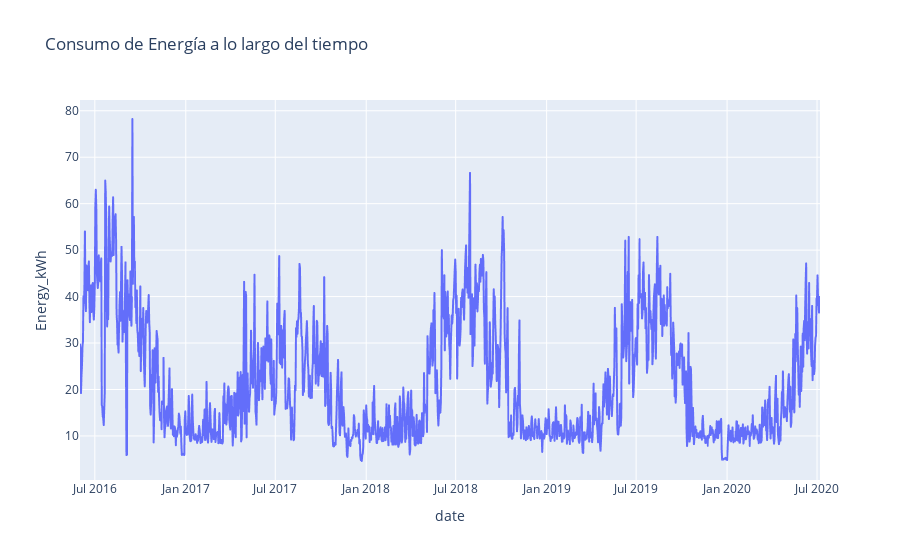

Notebook cell for this chart:
### Markdown cell above
**Respuesta**:

### Code cell
#Codigo Aqui
df_energia = pd.read_csv('energia_homero.csv')
# date to datetime
df_energia['date'] = pd.to_datetime(df_energia['date'])

# plotly graph 
fig = px.line(df_energia, x='date', y='Energy_kWh', title='Consumo de Energía a lo largo del tiempo')
fig.show()

### Figure 1 — Plotly figure (JSON) as saved in the notebook; plotly's stock layout.template omitted (floating-point values rounded to 4 significant figures; data arrays with more than 128 entries replaced by an {"elided": "..."} marker saying what was removed)
{"data": [{"hovertemplate": "date=%{x}<br>Energy_kWh=%{y}<extra></extra>", "legendgroup": "", "line": {"color": "#636efa", "dash": "solid"}, "marker": {"symbol": "circle"}, "mode": "lines", "name": "", "showlegend": false, "type": "scattergl", "x": {"elided": "1498 str values"}, "xaxis": "x", "y": {"elided": "1498 float values"}, "yaxis": "y"}], "layout": {"legend": {"tracegroupgap": 0}, "title": {"text": "Consumo de Energía a lo largo del tiempo"}, "xaxis": {"anchor": "y", "domain": [0, 1], "title": {"text": "date"}}, "yaxis": {"anchor": "x", "domain": [0, 1], "title": {"text": "Energy_kWh"}}}}
